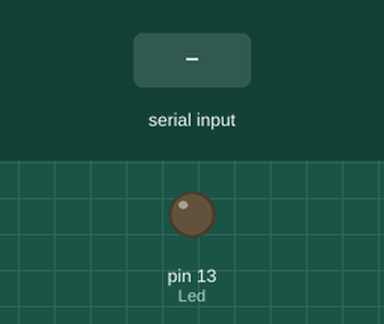
A sketch run on a simulated Arduino Uno, built with avr-gcc and run on an emulated ATmega328P. Shown: output pins drawn as LEDs (lit = HIGH). The test bench sets the inputs (shaded band).

Above: at 1.2 s.
1.3 s: "H" received over Serial
At 2.5 s:
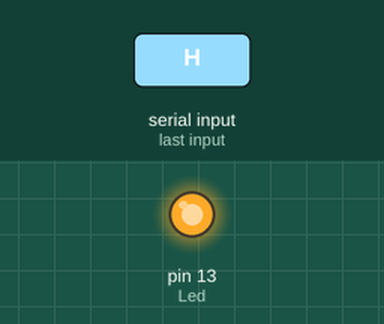
2.8 s: "L" received over Serial
At 3.8 s:
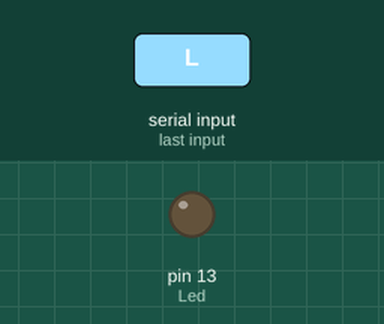
Timing chart, 0 to 5.8 s (numbered marks = the images above; inputs shaded):
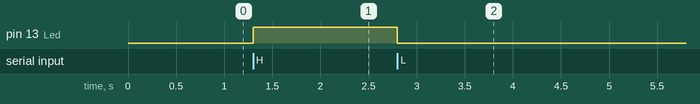

Measured:
- after the input at 1.3 s, pin 13 (Led): LOW → HIGH at once
- after the input at 2.8 s, pin 13 (Led): HIGH → LOW at once

The sketch:

Demo00.ino
```cpp
int Led = 13;

void setup() {
  pinMode(Led, OUTPUT);
  Serial.begin(9600);
}

void loop() {
  while (Serial.available()) {
    char data = (char)Serial.read();
    if ( data == 'H')
      digitalWrite(Led, 1);
    else if ( data == 'L')
      digitalWrite(Led, 0);
  }
}
```
